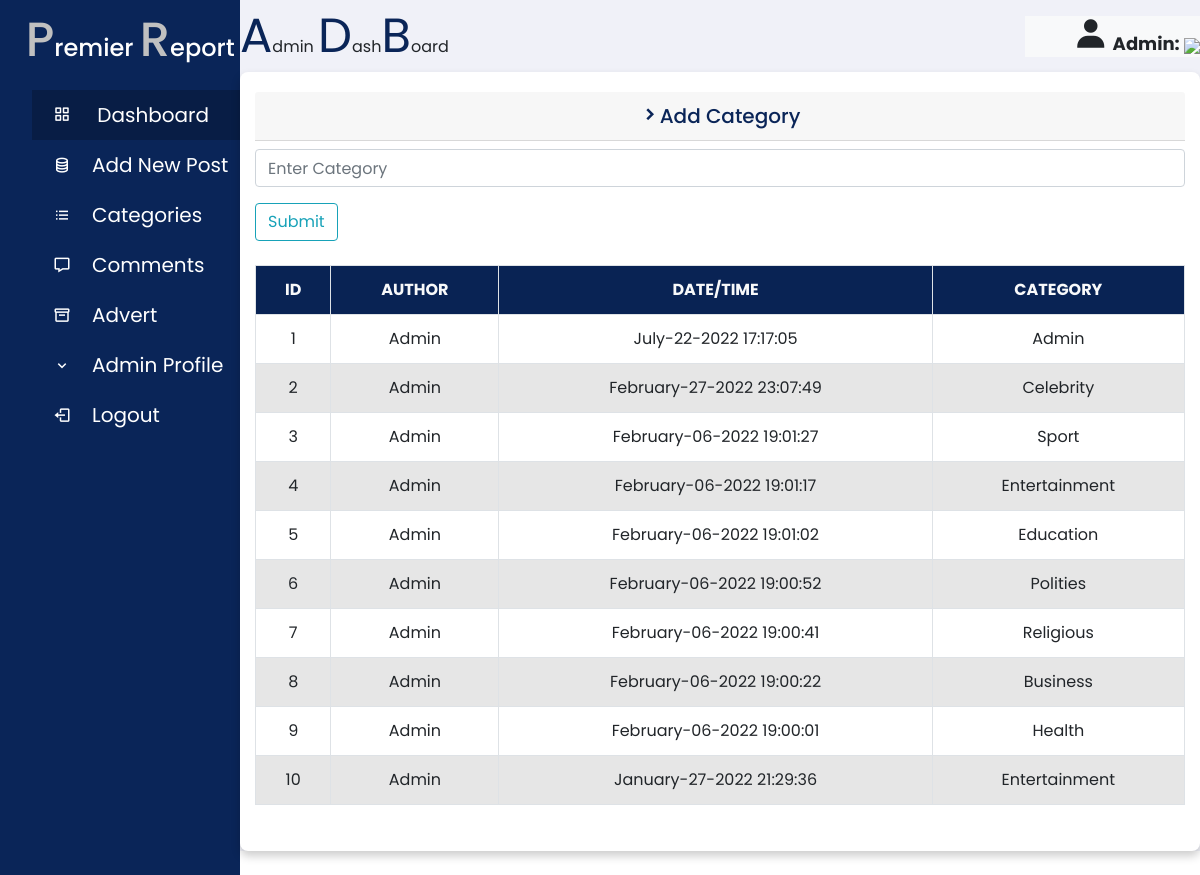
The page /Admin/category.php on the database its author committed.
### tables this page shows
CREATE TABLE `category_table` (
  `id` int(11) NOT NULL,
  `author` varchar(240) NOT NULL,
  `datetime` varchar(50) NOT NULL,
  `category` varchar(240) NOT NULL
);

### Admin/category.php (the view, shortened to what this page needs)
      <?php
          include'include/links.php';
          include'include/side_nav.php';
          include'include/db_configure.php';
      ?>
    <div class="container">
      <div class="right-side">
      <form action="category.php" method="Post">
         <div class = "form-group">
            <h5 class="card-header text-center" style="color:#0A2558;">
             <i class='bx bxs-chevron-right' ></i>Add Category</h5>
            <input type="text" class = "form-control mt-2" name="category" placeholder="Enter Category">
         </div>
          <div class="submit mt-2 ">
            <input type="submit" value="Submit"class="btn btn-outline-info btn-md" name="submit">
          </div>
      </form>
      <table class="table table-hover table-bordered table-striped text-center"><br>
        <tr style="background-color:#0A2558">
          <th class="text-light">ID</th>
          <th class="text-light">AUTHOR</th>
          <th class="text-light">DATE/TIME</th>
          <th class="text-light">CATEGORY</th>
        </tr>
        <?php
             $sql = "SELECT * FROM category_table ORDER BY id DESC";
             $query = mysqli_query($connect, $sql);
              $sn= 0;
                while($row = mysqli_fetch_array($query)){
             $author = $row['author'];
             $datetime = $row['datetime'];
             $category = $row['category'];
             $sn++
            ?>
            <tr>
              <td><?=$sn; ?></td>
              <td><?=$author; ?></td>
              <td><?=$datetime; ?></td>
              <td><?=$category; ?></td>
        </tr>
          <?php } ?>
      </table>
    </div>
    </div>
  </section>
</body>
</html>

### Admin/css/style.css (style rules this page uses)
* { margin: 0; padding: 0; box-sizing: border-box; font-family: 'Poppins', sans-serif; }
.container { width: 100%; background: #fff; border-radius: 8px; padding: 20px 60px 30px 40px; box-shadow: 0 5px 10px rgba(0, 0, 0, 0.2); }

### rows shown on the page
category_table: author "Admin", datetime "July-22-2022 17:17:05", category "Admin"
category_table: author "Admin", datetime "February-27-2022 23:07:49", category "Celebrity"
category_table: author "Admin", datetime "February-06-2022 19:01:27", category "Sport"
category_table: author "Admin", datetime "February-06-2022 19:01:17", category "Entertainment"
category_table: author "Admin", datetime "February-06-2022 19:01:02", category "Education"
category_table: author "Admin", datetime "February-06-2022 19:00:52", category "Polities"
category_table: author "Admin", datetime "February-06-2022 19:00:41", category "Religious"
category_table: author "Admin", datetime "February-06-2022 19:00:22", category "Business"
category_table: author "Admin", datetime "February-06-2022 19:00:01", category "Health"
category_table: author "Admin", datetime "January-27-2022 21:29:36", category "Entertainment"
